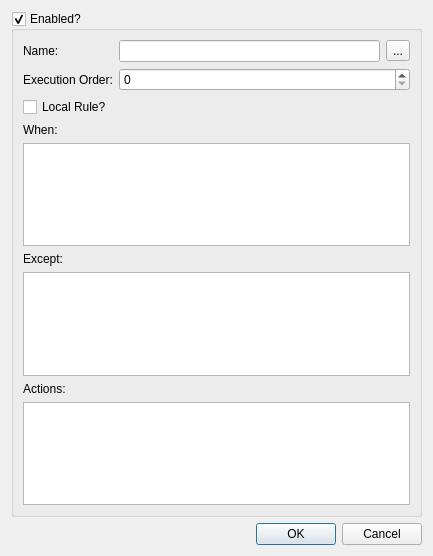
<?xml version="1.0" encoding="UTF-8"?>
<ui version="4.0">
 <class>CShowRule</class>
 <widget class="QDialog" name="CShowRule">
  <property name="geometry">
   <rect>
    <x>0</x>
    <y>0</y>
    <width>433</width>
    <height>556</height>
   </rect>
  </property>
  <property name="windowTitle">
   <string>Rule:</string>
  </property>
  <layout class="QVBoxLayout" name="verticalLayout">
   <item>
    <widget class="QGroupBox" name="enabled">
     <property name="title">
      <string>Enabled?</string>
     </property>
     <property name="checkable">
      <bool>true</bool>
     </property>
     <layout class="QGridLayout" name="gridLayout">
      <item row="0" column="0">
       <widget class="QLabel" name="label">
        <property name="text">
         <string>Name:</string>
        </property>
       </widget>
      </item>
      <item row="1" column="0">
       <widget class="QLabel" name="label_3">
        <property name="text">
         <string>Execution Order:</string>
        </property>
       </widget>
      </item>
      <item row="7" column="0" colspan="2">
       <widget class="QLabel" name="label_4">
        <property name="text">
         <string>Actions:</string>
        </property>
       </widget>
      </item>
      <item row="5" column="0" colspan="2">
       <widget class="QLabel" name="label_2">
        <property name="text">
         <string>Except:</string>
        </property>
       </widget>
      </item>
      <item row="3" column="0" colspan="2">
       <widget class="QLabel" name="label_5">
        <property name="text">
         <string>When:</string>
        </property>
       </widget>
      </item>
      <item row="0" column="1">
       <widget class="QLineEdit" name="name"/>
      </item>
      <item row="0" column="2">
       <widget class="QToolButton" name="autoRename">
        <property name="text">
         <string>...</string>
        </property>
       </widget>
      </item>
      <item row="1" column="1" colspan="2">
       <widget class="QSpinBox" name="executionOrder">
        <property name="maximum">
         <number>32727</number>
        </property>
        <property name="stepType">
         <enum>QAbstractSpinBox::DefaultStepType</enum>
        </property>
       </widget>
      </item>
      <item row="2" column="0" colspan="3">
       <widget class="QCheckBox" name="localRule">
        <property name="text">
         <string>Local Rule?</string>
        </property>
       </widget>
      </item>
      <item row="4" column="0" colspan="3">
       <widget class="QTextEdit" name="when">
        <property name="readOnly">
         <bool>true</bool>
        </property>
       </widget>
      </item>
      <item row="6" column="0" colspan="3">
       <widget class="QTextEdit" name="except">
        <property name="readOnly">
         <bool>true</bool>
        </property>
       </widget>
      </item>
      <item row="8" column="0" colspan="3">
       <widget class="QTextEdit" name="actions">
        <property name="readOnly">
         <bool>true</bool>
        </property>
       </widget>
      </item>
     </layout>
    </widget>
   </item>
   <item>
    <widget class="QDialogButtonBox" name="buttonBox">
     <property name="orientation">
      <enum>Qt::Horizontal</enum>
     </property>
     <property name="standardButtons">
      <set>QDialogButtonBox::Cancel|QDialogButtonBox::Ok</set>
     </property>
    </widget>
   </item>
  </layout>
 </widget>
 <tabstops>
  <tabstop>enabled</tabstop>
  <tabstop>name</tabstop>
  <tabstop>executionOrder</tabstop>
  <tabstop>localRule</tabstop>
  <tabstop>when</tabstop>
  <tabstop>except</tabstop>
 </tabstops>
 <resources>
  <include location="MainWindow.qrc"/>
 </resources>
 <connections>
  <connection>
   <sender>buttonBox</sender>
   <signal>accepted()</signal>
   <receiver>CShowRule</receiver>
   <slot>accept()</slot>
   <hints>
    <hint type="sourcelabel">
     <x>248</x>
     <y>254</y>
    </hint>
    <hint type="destinationlabel">
     <x>157</x>
     <y>274</y>
    </hint>
   </hints>
  </connection>
  <connection>
   <sender>buttonBox</sender>
   <signal>rejected()</signal>
   <receiver>CShowRule</receiver>
   <slot>reject()</slot>
   <hints>
    <hint type="sourcelabel">
     <x>316</x>
     <y>260</y>
    </hint>
    <hint type="destinationlabel">
     <x>286</x>
     <y>274</y>
    </hint>
   </hints>
  </connection>
 </connections>
</ui>
